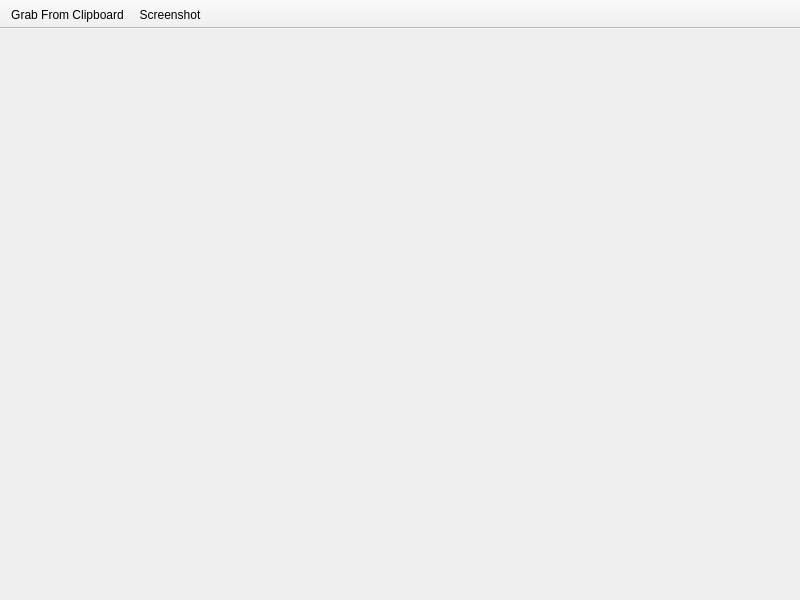
<?xml version="1.0" encoding="UTF-8"?>
<ui version="4.0" connectslotsbyname="false">
 <class>MainWindow</class>
 <widget class="QMainWindow" name="MainWindow">
  <property name="geometry">
   <rect>
    <x>0</x>
    <y>0</y>
    <width>800</width>
    <height>600</height>
   </rect>
  </property>
  <property name="windowTitle">
   <string>MainWindow</string>
  </property>
  <widget class="QWidget" name="central_widget"/>
  <widget class="QToolBar" name="toolBar">
   <property name="windowTitle">
    <string>toolBar</string>
   </property>
   <property name="movable">
    <bool>false</bool>
   </property>
   <property name="toolButtonStyle">
    <enum>Qt::ToolButtonTextBesideIcon</enum>
   </property>
   <property name="floatable">
    <bool>false</bool>
   </property>
   <attribute name="toolBarArea">
    <enum>TopToolBarArea</enum>
   </attribute>
   <attribute name="toolBarBreak">
    <bool>false</bool>
   </attribute>
   <addaction name="action_grab_from_clipboard"/>
   <addaction name="action_screenshot"/>
  </widget>
  <action name="action_grab_from_clipboard">
   <property name="text">
    <string>Grab From Clipboard</string>
   </property>
  </action>
  <action name="action_screenshot">
   <property name="text">
    <string>Screenshot</string>
   </property>
  </action>
 </widget>
 <resources/>
 <connections/>
</ui>
